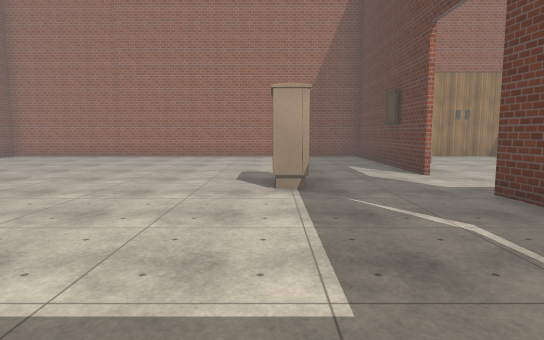
[1] (above)

13 first-person views from a walk through a 3-D level made in the Unity game engine. The camera is 1.5 m above the floor, tilts 6° down and sees 75° across. The floor is counted in squares, 2 m on a side. Each view is taken from the middle of a square. On the plan, view 1 faces up. The plan holds only what a view shows up to about 11 squares ahead; the rest is blank. The place goes on beyond the plan. The player character is not drawn. Some surface patterns are stand-ins.

[2]
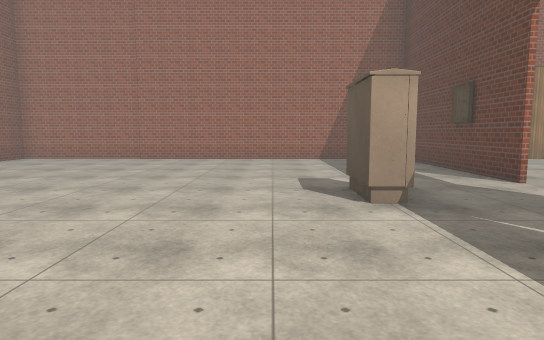

[3]
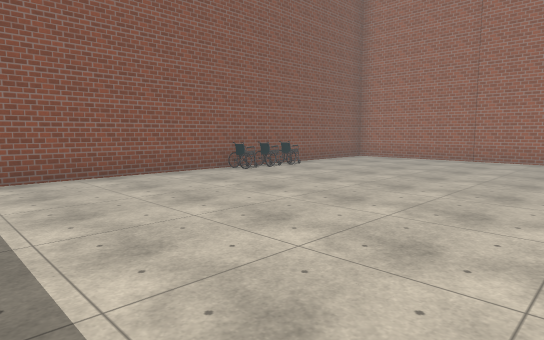

[4]
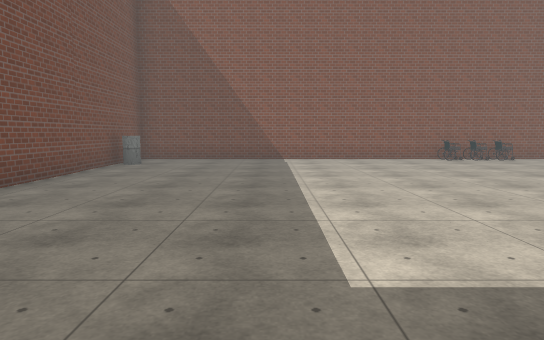

[5]
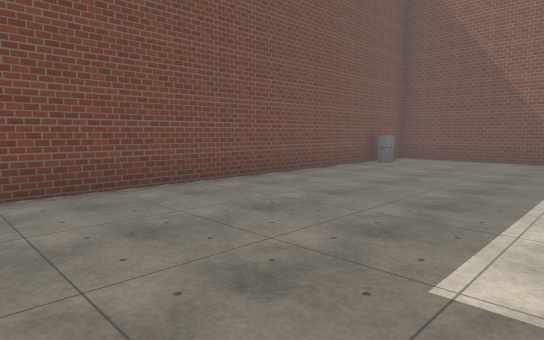

[6]
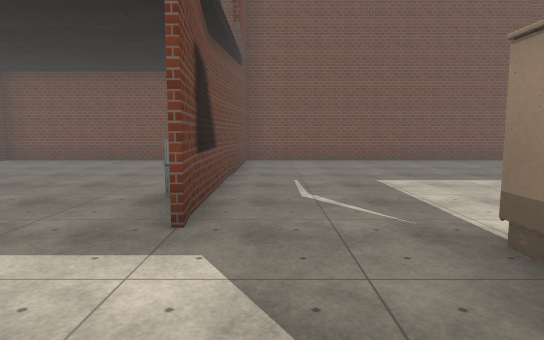

[7]
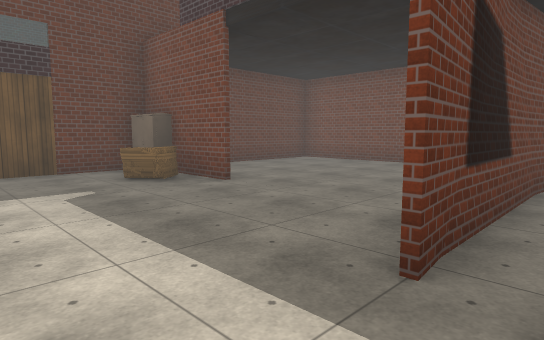

[8]
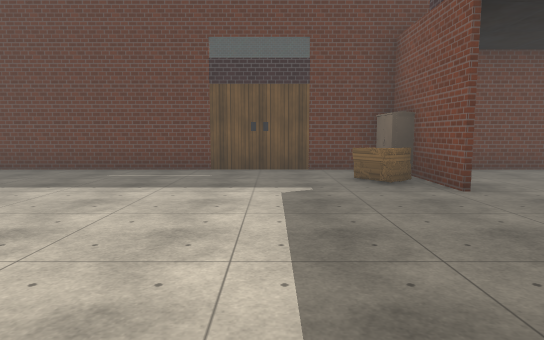

[9]
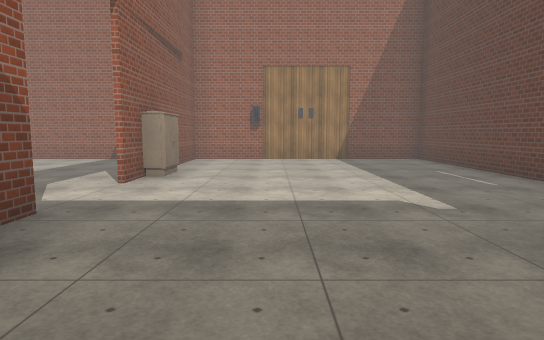

[10]
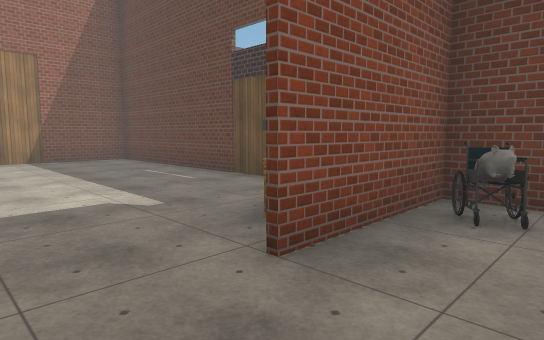

[11]
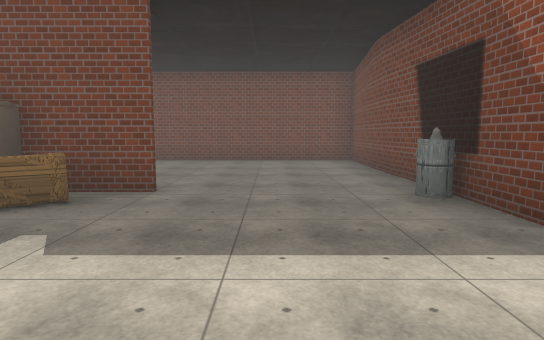

[12]
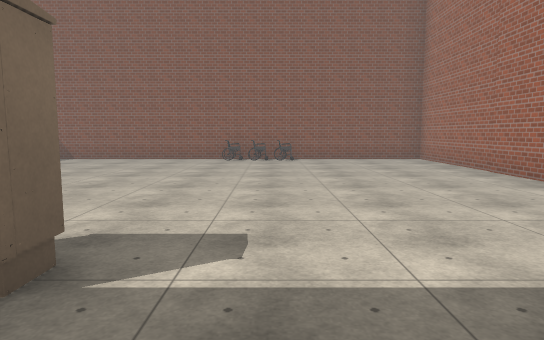

[13]
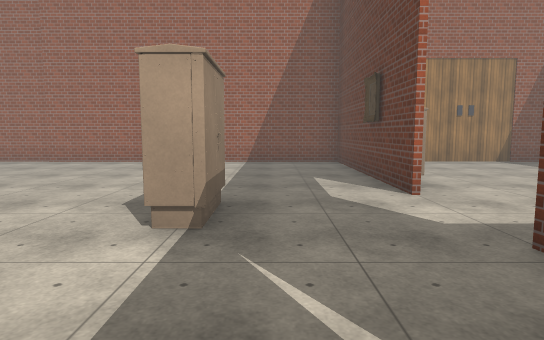

### Floor plan
Points are (right, up) in squares from view 1. A wall is a line through its corners. A room is listed if a view was taken in it or the views show most of it. See-through windows are left out.
Room 1 (views 1, 2, 3, 4, 5, 6, 7, 8, 12, 13)
walls: (0, 5.8) (0.5, 5.8) (0.5, 4.7) (0, 4.7) (0, 5.7) (0.5, 5.8); (-8.2, 5.6) (-8.2, -2.7) (3, -2.7); (2.9, 2.7) (2.7, 4.4); (2.7, 6.2) (2.7, 11.2); (2.6, -0.7) (2.8, 0.8); (2.7, -2.8) (2.7, 3.8); (3, 11.2) (-8.2, 11.2) (-8.2, 7.4)
ways out: opening at (3, 5.5) to room 2
objects: other object (-8, 6); other object (-8, 7)
Room 2 (views 9, 10, 11)
walls: (7.1, 2.5) (8.2, 2.5); (8.4, 2.9) (9.2, 2.9) (9.2, 11.2) (3, 11.2); (2.8, 4.2) (2.8, 1.2); (8, 1.6) (8.5, 2); (8, 1.6) (8.6, 2.2); (8.1, 1.6) (8.4, 2.1); (8.1, 1.5) (8.3, 1.9); (3.2, 8) (3.2, 7) (2.8, 7) (2.8, 6.2); (8.4, 1.5) (8.2, 1.9); (2.8, 2.2) (2.9, 0.7); (8.3, 1.4) (8.4, 2) (8.5, 2.1); (8.6, 1.6) (8.3, 1.9); (8.6, 1.6) (8.3, 2); (8.5, 1.5) (8.4, 2); (8.5, 1.5) (8.4, 2); (2.8, 0.8) (2.8, -2.1); (2.8, 11.2) (2.8, 9.4); (2.9, -1.4) (2.8, -2.8); (3, -2.7) (9.2, -2.7) (9.2, 2.4) (8, 2.4)
ways out: opening at (3, 5.5) to room 1
objects: box (7, 3) to (8, 3)

Where each view was taken, in squares from view 1:
view 1: 0 up, 0 right, facing up
view 2: 1 up, 1 left, facing up
view 3: 1 up, 2 left, facing up-left
view 4: 1 up, 2 right, facing left
view 5: 2 up, 2 right, facing down-left
view 6: 7 up, 2 right, facing down
view 7: 6 up, 2 right, facing down-right
view 8: 5 up, 2 right, facing right
view 9: 1 up, 5 right, facing up
view 10: 1 up, 5 right, facing up-right
view 11: 7 up, 5 right, facing down
view 12: 7 up, 2 right, facing left
view 13: 2 up, 1 right, facing up
